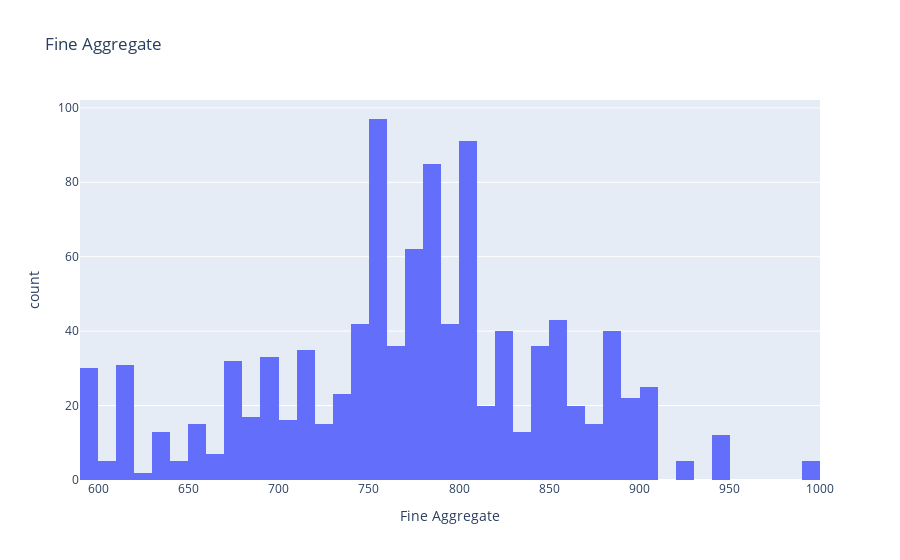

Notebook source saved alongside this figure:
### Code cell
fig = px.histogram(dataset, x="Fine Aggregate",title = 'Fine Aggregate')
fig.show()

### Figure 1 — Plotly figure (JSON) as saved in the notebook; plotly's stock layout.template omitted (floating-point values rounded to 4 significant figures; data arrays with more than 128 entries replaced by an {"elided": "..."} marker saying what was removed)
{"data": [{"alignmentgroup": "True", "bingroup": "x", "hovertemplate": "Fine Aggregate=%{x}<br>count=%{y}<extra></extra>", "legendgroup": "", "marker": {"color": "#636efa"}, "name": "", "offsetgroup": "", "orientation": "v", "showlegend": false, "type": "histogram", "x": {"elided": "1030 float values"}, "xaxis": "x", "yaxis": "y"}], "layout": {"barmode": "relative", "legend": {"tracegroupgap": 0}, "title": {"text": "Fine Aggregate"}, "xaxis": {"anchor": "y", "domain": [0, 1], "title": {"text": "Fine Aggregate"}}, "yaxis": {"anchor": "x", "domain": [0, 1], "title": {"text": "count"}}}}
